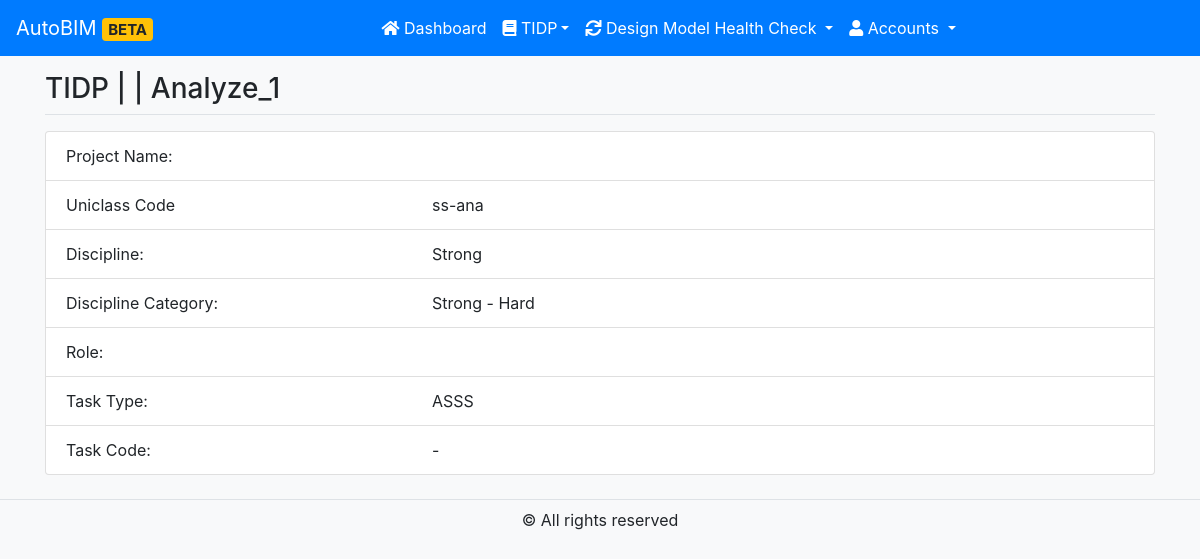
/tidp/tasks/1/detail/ (signed in), run on the app's committed database.
### tidp/models.py (models this page shows, shortened)
class ProjectTask(models.Model):
    project_role = models.ForeignKey(ProjectRole, on_delete=models.CASCADE)
    description = models.CharField(verbose_name="Task Title", max_length=100)
    uniclass_code = models.CharField(max_length=20, blank=True)
    discipline = models.ForeignKey(Discipline, on_delete=models.CASCADE)
    discipline_category = models.ForeignKey(DisciplineCategory, on_delete=models.CASCADE)
    task_type = models.ForeignKey(TaskType, on_delete=models.CASCADE, verbose_name='Task type/form of information')
    volume = models.CharField(max_length=100, blank=True)
    level = models.CharField(max_length=100, blank=True)
    task_category = models.CharField(max_length=100, blank=True)
    exchange_formats = models.CharField(max_length=100, blank=True)
    scale_or_size = models.ForeignKey(ProjectScale, on_delete=models.SET_NULL, null=True, verbose_name='Scale/Size', blank=True)
    eir_reference = models.CharField(verbose_name='EIR Reference', max_length=100, blank=True)
    pir_reference = models.CharField(verbose_name='PIR Reference', max_length=100, blank=True)
    air_reference = models.CharField(verbose_name='AIR Reference', max_length=100, blank=True)
    location = models.CharField(max_length=100, blank=True)
    estimated_production_duration = models.CharField(max_length=100, blank=True)
    code = models.IntegerField(editable=False, default=0)
    created = models.DateTimeField(auto_now_add=True)
    updated = models.DateTimeField(auto_now=True)
    class Meta:
        ordering = ['task_type']
    def __str__(self):
        return f'{self.description}'
    @property
    def unique_code(self):
        if self.project_role.is_active:
            return '-'
        else:
            number = format(self.code, '05d')
            return f'{self.project_role.project.code}-{self.project_role.project.client.originator_code}-{self.volume}-{self.level}-{self.get_tasktype}-{self.get_role}-{number}'

class Discipline(models.Model):
    name = models.CharField(max_length=200, unique=True)
    def __str__(self):
        return f'{self.name}'

class DisciplineCategory(models.Model):
    discipline = models.ForeignKey(Discipline, on_delete=models.CASCADE)
    category = models.CharField(max_length=200)
    class Meta:
        constraints = [
            models.UniqueConstraint(fields=['discipline', 'category'], name='unique_category')
        ]
    def __str__(self):
        return f'{self.discipline} - {self.category}'

class TaskType(models.Model):
    title = models.CharField(max_length=200, unique=True)
    code = models.CharField(max_length=100)
    def __str__(self):
        return self.title

class ProjectRole(models.Model):
    STATUSES = [
        ('not_sent', 'Not Sent'),
        ('pending', 'Pending'),
        ('approved', 'Approved'),
        ('rejected', 'Rejected'),
    ]
    project = models.ForeignKey(Project, on_delete=models.CASCADE)
    role = models.ForeignKey(Role, on_delete=models.CASCADE)
    company = models.ForeignKey(Company, on_delete=models.CASCADE)
    comment = models.TextField(blank=True)
    status = models.CharField(choices=STATUSES, max_length=20, default='not_sent')
    is_active = models.BooleanField(default=True)

### tidp/views.py (the view)
# urls.py: path('tasks/<int:pk>/detail/', views.ProjectTaskDetailView.as_view(), name="task-detail"),
class ProjectTaskDetailView(LoginRequiredMixin, DetailView):
    model = ProjectTask
    template_name = 'tidp/tasks/task_detail.html'
    context_object_name = 'task'

### tidp/templates/tidp/tasks/task_detail.html
{% extends "base.html" %}
{% block page-title %}
TIDP | {{task.project.name}} | {{ task}}
{% endblock page-title %}
{% block content %}
<ul class="list-group mt-3">
  <li class="list-group-item">
    <div class="row">
      <div class="col-sm-4">Project Name:</div>
      <div class="col-sm-8">{{ task.project}}</div>
    </div>
  </li>
  <li class="list-group-item">
    <div class="row">
      <div class="col-sm-4">Uniclass Code</div>
      <div class="col-sm-8">{{ task.uniclass_code}}</div>
    </div>
  </li>
  <li class="list-group-item">
    <div class="row">
      <div class="col-sm-4">Discipline:</div>
      <div class="col-sm-8">{{ task.discipline}}</div>
    </div>
  </li>
  <li class="list-group-item">
    <div class="row">
      <div class="col-sm-4">Discipline Category:</div>
      <div class="col-sm-8">{{ task.discipline_category}}</div>
    </div>
  </li>
  <li class="list-group-item">
    <div class="row">
      <div class="col-sm-4">Role:</div>
      <div class="col-sm-8">{{ task.role}}</div>
    </div>
  </li>
  <li class="list-group-item">
    <div class="row">
      <div class="col-sm-4">Task Type:</div>
      <div class="col-sm-8">{{ task.task_type}}</div>
    </div>
  </li>
  <li class="list-group-item">
    <div class="row">
      <div class="col-sm-4">Task Code:</div>
      <div class="col-sm-8">{{ task.unique_code}}</div>
    </div>
  </li>
</ul>
{% endblock %}

### data on the page
ProjectTask: description "Analyze_1", uniclass_code "ss-ana", discipline "Strong", discipline_category "Strong - Hard", task_type "ASSS", unique_code "-"
